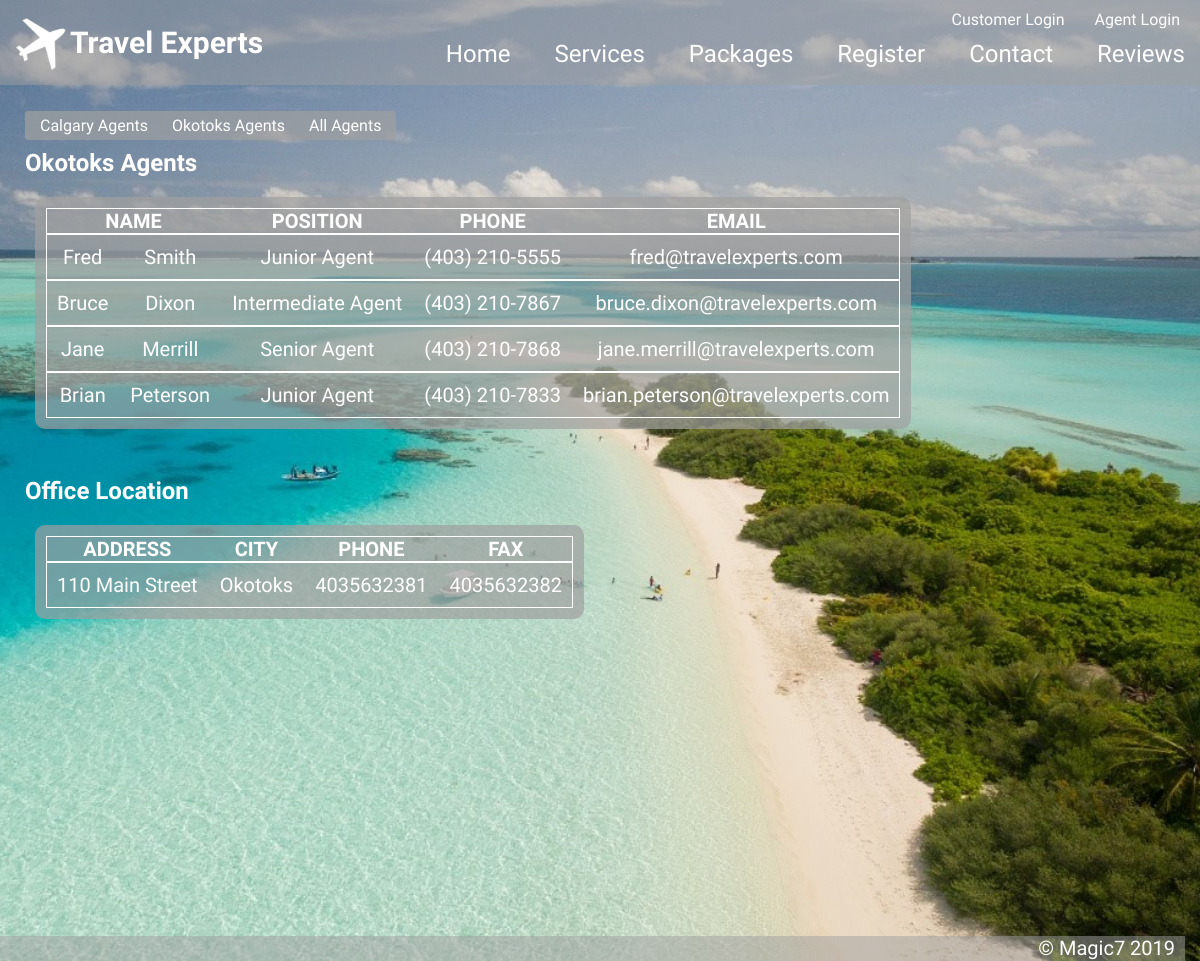
/agency2.php, run on the app's committed database.
### tables this page shows
CREATE TABLE `agents` (
  `AgentId` int(11) NOT NULL,
  `AgtFirstName` varchar(20) DEFAULT NULL,
  `AgtMiddleInitial` varchar(5) DEFAULT NULL,
  `AgtLastName` varchar(20) DEFAULT NULL,
  `AgtBusPhone` varchar(20) DEFAULT NULL,
  `AgtEmail` varchar(50) DEFAULT NULL,
  `AgtPosition` varchar(20) DEFAULT NULL,
  `AgencyId` int(11) DEFAULT NULL,
  `UserID` varchar(20) NOT NULL,
  `UserPwd` varchar(60) NOT NULL
);

CREATE TABLE `agencies` (
  `AgencyId` int(11) NOT NULL,
  `AgncyAddress` varchar(50) DEFAULT NULL,
  `AgncyCity` varchar(50) DEFAULT NULL,
  `AgncyProv` varchar(50) DEFAULT NULL,
  `AgncyPostal` varchar(50) DEFAULT NULL,
  `AgncyCountry` varchar(50) DEFAULT NULL,
  `AgncyPhone` varchar(50) DEFAULT NULL,
  `AgncyFax` varchar(50) DEFAULT NULL
);

### alexFunctions.php (the view, shortened to what this page needs)
<!DOCTYPE html>
<html>
<body>
<?php
function  printAgencyInfo($agencyChoice){
		 $xac = $agencyChoice;
$dbh = @mysqli_connect("localhost","root","") or @die("can't connect");
   mysqli_select_db($dbh, "travelexperts");
 	if  ($xac ==1) {
   $result = mysqli_query($dbh, "SELECT AgncyAddress, AgncyCity, AgncyPhone, AgncyFax FROM agencies WHERE AgencyId=1");
	} else if ($xac ==2){
		$result = mysqli_query($dbh, "SELECT AgncyAddress, AgncyCity, AgncyPhone, AgncyFax FROM agencies WHERE AgencyId=2");
	}else if ($xac ==3){
		$result = mysqli_query($dbh, "SELECT AgncyAddress, AgncyCity, AgncyPhone, AgncyFax FROM agencies");
	}
   ?>
   <table>
   <th>Address</th><th>City</th><th>Phone</th><th>Fax</th>
   <?php
   while ($row = mysqli_fetch_row($result))
   {
      print("<tr>");
	  foreach ($row as $col)
	  {
	     print("<td>$col</td>");
	  }
	  print("</tr>");
   }
   print("</table>");
}
function  printAgentsFromAgency($choice){
$AgencyChoice = $choice;
$dbh = @mysqli_connect("localhost","root","") or @die("can't connect");
   mysqli_select_db($dbh, "travelexperts");
   if ($AgencyChoice == 1){
   $result = mysqli_query($dbh, "SELECT AgtFirstName, AgtLastName, AgtPosition, AgtBusPhone, AgtEmail FROM agents WHERE AgencyId=1 ");
   } else if ($AgencyChoice == 2){
	  $result = mysqli_query($dbh, "SELECT AgtFirstName, AgtLastName, AgtPosition, AgtBusPhone, AgtEmail FROM agents WHERE AgencyId=2 ");
   } else if ($AgencyChoice == 3){
	  $result = mysqli_query($dbh, "SELECT AgtFirstName, AgtLastName, AgtPosition, AgtBusPhone, AgtEmail FROM agents");
   }
   ?>
   <table>
   <th colspan="2">Name</th><th>Position</th><th>Phone</th><th>Email</th>
   <?php
   while ($row = mysqli_fetch_row($result))
   {
	  print("<tr>");
	  foreach ($row as $col)
	  {
		print("<td><a href=mailto:'$col'>$col</a></td>");
	  }
	  print("</tr>");
   }
   print("</table>");
}
?>
</body>
</html>

### style.css (style rules this page uses)
* { margin: 0; padding: 0; font-family: 'Arsenal', sans-serif; }
body { width: 100vw; overflow-x: hidden; background: url('images/beach.jpg'); background-attachment: fixed; background-position: top right; background-size: cover; }
a, a:visited { cursor:pointer; text-decoration: none; color: white; }
#agency table { background: rgba(160, 160, 160, 0.7); border-radius: 10px; align-content: center; font-size: 20px; color: white; margin: 10px; padding: 10px; }
#agency th { text-transform: uppercase; outline: none; }
#agency tr { outline: thin solid; }
#agency td { padding: 10px; }

### data on the page
agents: AgtFirstName "Fred", AgtLastName "Smith", AgtPosition "Junior Agent", AgtBusPhone "(403) 210-5555", AgtEmail "fred@travelexperts.com"
agents: AgtFirstName "Bruce", AgtLastName "Dixon", AgtPosition "Intermediate Agent", AgtBusPhone "(403) 210-7867", AgtEmail "bruce.dixon@travelexperts.com"
agents: AgtFirstName "Jane", AgtLastName "Merrill", AgtPosition "Senior Agent", AgtBusPhone "(403) 210-7868", AgtEmail "jane.merrill@travelexperts.com"
agents: AgtFirstName "Brian", AgtLastName "Peterson", AgtPosition "Junior Agent", AgtBusPhone "(403) 210-7833", AgtEmail "brian.peterson@travelexperts.com"
agencies: AgncyAddress "110 Main Street", AgncyCity "Okotoks", AgncyPhone "4035632381", AgncyFax "4035632382"
